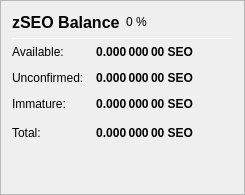
                   <widget class="QFrame" name="frame_ZerocoinBalances">
                    <property name="frameShape">
                     <enum>QFrame::StyledPanel</enum>
                    </property>
                    <property name="frameShadow">
                     <enum>QFrame::Raised</enum>
                    </property>
                    <layout class="QVBoxLayout" name="verticalLayout_7">
                     <item>
                      <layout class="QHBoxLayout" name="horizontalLayout_8" stretch="0,0,0">
                       <item>
                        <widget class="QLabel" name="label_5z_3">
                         <property name="minimumSize">
                          <size>
                           <width>0</width>
                           <height>20</height>
                          </size>
                         </property>
                         <property name="font">
                          <font>
                           <pointsize>12</pointsize>
                           <weight>75</weight>
                           <bold>true</bold>
                          </font>
                         </property>
                         <property name="text">
                          <string>zSEO Balance</string>
                         </property>
                        </widget>
                       </item>
                       <item>
                        <widget class="QLabel" name="labelzSEOPercent">
                         <property name="text">
                          <string notr="true">0 %</string>
                         </property>
                        </widget>
                       </item>
                       <item>
                        <spacer name="horizontalSpacer_11">
                         <property name="orientation">
                          <enum>Qt::Horizontal</enum>
                         </property>
                         <property name="sizeHint" stdset="0">
                          <size>
                           <width>40</width>
                           <height>20</height>
                          </size>
                         </property>
                        </spacer>
                       </item>
                      </layout>
                     </item>
                     <item>
                      <widget class="Line" name="line_ZerocoinBalance">
                       <property name="minimumSize">
                        <size>
                         <width>0</width>
                         <height>1</height>
                        </size>
                       </property>
                       <property name="maximumSize">
                        <size>
                         <width>16777215</width>
                         <height>1</height>
                        </size>
                       </property>
                       <property name="orientation">
                        <enum>Qt::Horizontal</enum>
                       </property>
                      </widget>
                     </item>
                     <item>
                      <layout class="QGridLayout" name="gridLayout_5">
                       <property name="spacing">
                        <number>12</number>
                       </property>
                       <item row="1" column="0">
                        <widget class="QLabel" name="labelzBalanceMatureText">
                         <property name="toolTip">
                          <string>Mature: more than 20 confirmation and more than 1 mint of the same denomination after it was minted.
These zSEO are spendable.</string>
                         </property>
                         <property name="text">
                          <string>Available:</string>
                         </property>
                        </widget>
                       </item>
                       <item row="1" column="1">
                        <widget class="QLabel" name="labelzBalanceMature">
                         <property name="font">
                          <font>
                           <weight>75</weight>
                           <bold>true</bold>
                          </font>
                         </property>
                         <property name="toolTip">
                          <string>Mature: more than 20 confirmation and more than 1 mint of the same denomination after it was minted.
These zSEO are spendable.</string>
                         </property>
                         <property name="text">
                          <string notr="true">0.000 000 00 SEO</string>
                         </property>
                         <property name="alignment">
                          <set>Qt::AlignRight|Qt::AlignTrailing|Qt::AlignVCenter</set>
                         </property>
                        </widget>
                       </item>
                       <item row="2" column="0">
                        <widget class="QLabel" name="labelzBalanceUnconfirmedText">
                         <property name="toolTip">
                          <string>Unconfirmed: less than 20 confirmations
Immature: confirmed, but less than 1 mint of the same denomination after it was minted</string>
                         </property>
                         <property name="text">
                          <string>Unconfirmed:</string>
                         </property>
                        </widget>
                       </item>
                       <item row="2" column="1">
                        <widget class="QLabel" name="labelzBalanceUnconfirmed">
                         <property name="font">
                          <font>
                           <weight>75</weight>
                           <bold>true</bold>
                          </font>
                         </property>
                         <property name="toolTip">
                          <string>Unconfirmed: less than 20 confirmations
Immature: confirmed, but less than 1 mint of the same denomination after it was minted</string>
                         </property>
                         <property name="text">
                          <string notr="true">0.000 000 00 SEO</string>
                         </property>
                         <property name="alignment">
                          <set>Qt::AlignRight|Qt::AlignTrailing|Qt::AlignVCenter</set>
                         </property>
                        </widget>
                       </item>
                       <item row="3" column="0">
                        <widget class="QLabel" name="labelzBalanceImmatureText">
                         <property name="toolTip">
                          <string>Unconfirmed: less than 20 confirmations
Immature: confirmed, but less than 1 mint of the same denomination after it was minted</string>
                         </property>
                         <property name="text">
                          <string>Immature:</string>
                         </property>
                        </widget>
                       </item>
                       <item row="3" column="1">
                        <widget class="QLabel" name="labelzBalanceImmature">
                         <property name="font">
                          <font>
                           <weight>75</weight>
                           <bold>true</bold>
                          </font>
                         </property>
                         <property name="toolTip">
                          <string>Unconfirmed: less than 20 confirmations
Immature: confirmed, but less than 1 mint of the same denomination after it was minted</string>
                         </property>
                         <property name="text">
                          <string notr="true">0.000 000 00 SEO</string>
                         </property>
                         <property name="alignment">
                          <set>Qt::AlignRight|Qt::AlignTrailing|Qt::AlignVCenter</set>
                         </property>
                        </widget>
                       </item>
                       <item row="4" column="0">
                        <widget class="QLabel" name="labelzBalanceText">
                         <property name="toolTip">
                          <string>Your current zSEO balance, unconfirmed and immature zSEO included.</string>
                         </property>
                         <property name="text">
                          <string>Total:</string>
                         </property>
                        </widget>
                       </item>
                       <item row="4" column="1">
                        <widget class="QLabel" name="labelzBalance">
                         <property name="font">
                          <font>
                           <weight>75</weight>
                           <bold>true</bold>
                          </font>
                         </property>
                         <property name="cursor">
                          <cursorShape>IBeamCursor</cursorShape>
                         </property>
                         <property name="toolTip">
                          <string>Your current zSEO balance, unconfirmed and immature zSEO included.</string>
                         </property>
                         <property name="text">
                          <string notr="true">0.000 000 00 SEO</string>
                         </property>
                         <property name="alignment">
                          <set>Qt::AlignRight|Qt::AlignTrailing|Qt::AlignVCenter</set>
                         </property>
                         <property name="textInteractionFlags">
                          <set>Qt::LinksAccessibleByMouse|Qt::TextSelectableByKeyboard|Qt::TextSelectableByMouse</set>
                         </property>
                        </widget>
                       </item>
                       <item row="4" column="2">
                        <spacer name="horizontalSpacer_4">
                         <property name="orientation">
                          <enum>Qt::Horizontal</enum>
                         </property>
                         <property name="sizeHint" stdset="0">
                          <size>
                           <width>40</width>
                           <height>20</height>
                          </size>
                         </property>
                        </spacer>
                       </item>
                      </layout>
                     </item>
                     <item>
                      <spacer name="verticalSpacer_4">
                       <property name="orientation">
                        <enum>Qt::Vertical</enum>
                       </property>
                       <property name="sizeHint" stdset="0">
                        <size>
                         <width>20</width>
                         <height>40</height>
                        </size>
                       </property>
                      </spacer>
                     </item>
                    </layout>
                   </widget>
